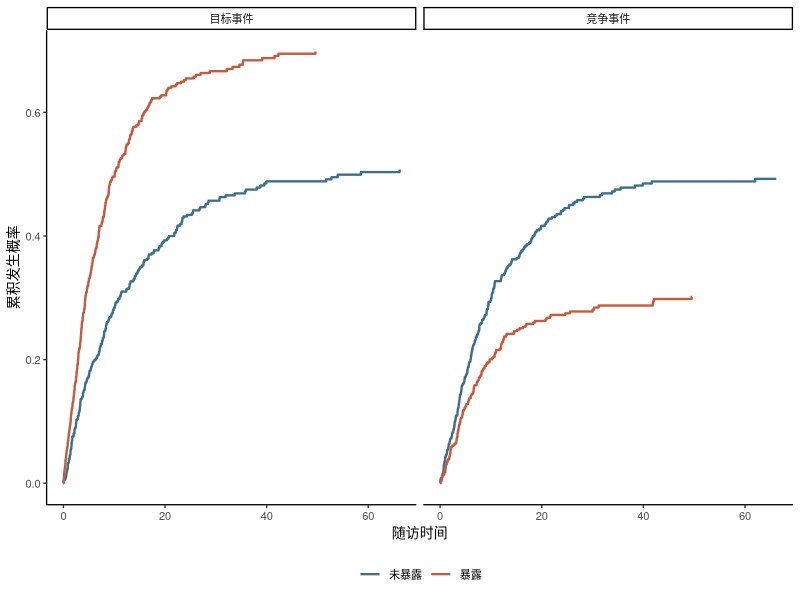
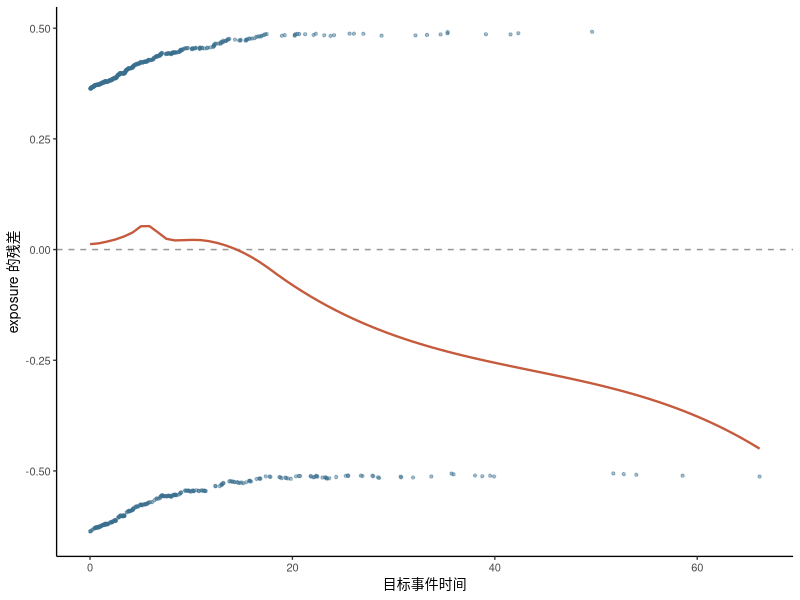

These figures' R source, in order:
## ---- chunk 1
knitr::opts_chunk$set(
  echo = TRUE,
  warning = TRUE,
  message = FALSE,
  fig.width = 7.2,
  fig.height = 4.8,
  dpi = 150,
  out.width = "100%",
  fig.path = "figure/1088-fg-"
)
## ---- chunk 2
library(dplyr)
library(ggplot2)
library(survival)
library(cmprsk)
## ---- chunk 3
set.seed(20260731)
n <- 1200

fg_data <- tibble(
  id = seq_len(n),
  exposure = rbinom(n, 1, 0.5),
  age = rnorm(n, 62, 9)
) |>
  mutate(
    target_time = rexp(
      n,
      rate = 0.045 * exp(0.55 * exposure + 0.025 * (age - 62))
    ),
    competing_time = rexp(
      n,
      rate = 0.040 * exp(-0.20 * exposure + 0.010 * (age - 62))
    ),
    censor_time = rexp(n, rate = 0.020),
    time = pmin(target_time, competing_time, censor_time),
    status = case_when(
      target_time <= competing_time & target_time <= censor_time ~ 1L,
      competing_time < target_time & competing_time <= censor_time ~ 2L,
      TRUE ~ 0L
    )
  ) |>
  select(id, time, status, exposure, age)

fg_data |>
  count(status) |>
  mutate(label = recode(
    as.character(status),
    `0` = "删失", `1` = "目标事件", `2` = "竞争事件"
  ))
## ---- chunk 4
cif_fit <- cuminc(
  ftime = fg_data$time,
  fstatus = fg_data$status,
  group = fg_data$exposure,
  cencode = 0
)

cif_fit
## ---- chunk 5
cif_names <- names(cif_fit)[vapply(
  cif_fit,
  function(x) is.list(x) && all(c("time", "est") %in% names(x)),
  logical(1)
)]

cif_plot_data <- bind_rows(lapply(cif_names, function(curve_name) {
  tibble(
    time = cif_fit[[curve_name]]$time,
    cif = cif_fit[[curve_name]]$est,
    curve = curve_name
  )
})) |>
  tidyr::separate(
    curve,
    into = c("exposure", "cause"),
    sep = " ",
    convert = TRUE
  ) |>
  mutate(
    exposure = factor(exposure, levels = c(0, 1), labels = c("未暴露", "暴露")),
    cause = factor(cause, levels = c(1, 2), labels = c("目标事件", "竞争事件"))
  )

ggplot(cif_plot_data, aes(x = time, y = cif, colour = exposure)) +
  geom_step(linewidth = 0.8) +
  facet_wrap(~cause) +
  scale_colour_manual(values = c("#3b6f8f", "#c55a3d")) +
  labs(x = "随访时间", y = "累积发生概率", colour = NULL) +
  theme_classic(base_size = 10) +
  theme(legend.position = "bottom")
## ---- chunk 6
x_matrix <- model.matrix(
  ~ exposure + age,
  data = fg_data
)[, -1, drop = FALSE]

fg_fit <- crr(
  ftime = fg_data$time,
  fstatus = fg_data$status,
  cov1 = x_matrix,
  failcode = 1,
  cencode = 0
)

summary(fg_fit)
## ---- chunk 7
fg_coef <- fg_fit$coef
fg_se <- sqrt(diag(fg_fit$var))

fg_result <- tibble(
  term = names(fg_coef),
  sHR = exp(fg_coef),
  conf_low = exp(fg_coef - qnorm(0.975) * fg_se),
  conf_high = exp(fg_coef + qnorm(0.975) * fg_se)
)

fg_result
## ---- chunk 8
cs_fit <- coxph(
  Surv(time, status == 1) ~ exposure + age,
  data = fg_data,
  ties = "efron"
)

summary(cs_fit)
## ---- chunk 9
target_event_times <- sort(unique(fg_data$time[fg_data$status == 1]))

residual_data <- tibble(
  time = target_event_times,
  residual = fg_fit$res[, match("exposure", names(fg_fit$coef))]
)

ggplot(residual_data, aes(x = time, y = residual)) +
  geom_hline(yintercept = 0, linetype = 2, colour = "grey60") +
  geom_point(size = 0.8, alpha = 0.45, colour = "#3b6f8f") +
  geom_smooth(
    method = "loess",
    formula = y ~ x,
    se = FALSE,
    colour = "#c55a3d",
    linewidth = 0.8
  ) +
  labs(x = "目标事件时间", y = "exposure 的残差") +
  theme_classic(base_size = 10)
